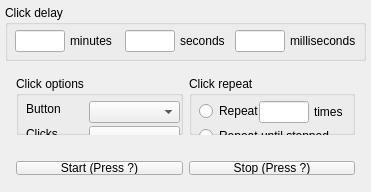
<?xml version="1.0" encoding="UTF-8"?>
<ui version="4.0">
 <class>AClicker</class>
 <widget class="QMainWindow" name="AClicker">
  <property name="geometry">
   <rect>
    <x>0</x>
    <y>0</y>
    <width>371</width>
    <height>192</height>
   </rect>
  </property>
  <property name="sizePolicy">
   <sizepolicy hsizetype="Preferred" vsizetype="Preferred">
    <horstretch>0</horstretch>
    <verstretch>0</verstretch>
   </sizepolicy>
  </property>
  <property name="windowTitle">
   <string>AClicker</string>
  </property>
  <widget class="QWidget" name="centralWidget">
   <widget class="QGroupBox" name="groupBoxClickDelay">
    <property name="geometry">
     <rect>
      <x>5</x>
      <y>5</y>
      <width>361</width>
      <height>56</height>
     </rect>
    </property>
    <property name="title">
     <string>Click delay</string>
    </property>
    <widget class="QLineEdit" name="lineEditMinutes">
     <property name="geometry">
      <rect>
       <x>10</x>
       <y>25</y>
       <width>50</width>
       <height>22</height>
      </rect>
     </property>
    </widget>
    <widget class="QLabel" name="labelMinutes">
     <property name="geometry">
      <rect>
       <x>65</x>
       <y>25</y>
       <width>49</width>
       <height>21</height>
      </rect>
     </property>
     <property name="text">
      <string>minutes</string>
     </property>
    </widget>
    <widget class="QLineEdit" name="lineEditSeconds">
     <property name="geometry">
      <rect>
       <x>120</x>
       <y>25</y>
       <width>50</width>
       <height>22</height>
      </rect>
     </property>
    </widget>
    <widget class="QLabel" name="labelSeconds">
     <property name="geometry">
      <rect>
       <x>175</x>
       <y>25</y>
       <width>49</width>
       <height>21</height>
      </rect>
     </property>
     <property name="text">
      <string>seconds</string>
     </property>
    </widget>
    <widget class="QLabel" name="labelMilliseconds">
     <property name="geometry">
      <rect>
       <x>285</x>
       <y>25</y>
       <width>71</width>
       <height>21</height>
      </rect>
     </property>
     <property name="text">
      <string>milliseconds</string>
     </property>
    </widget>
    <widget class="QLineEdit" name="lineEditMilliseconds">
     <property name="geometry">
      <rect>
       <x>230</x>
       <y>25</y>
       <width>50</width>
       <height>22</height>
      </rect>
     </property>
    </widget>
   </widget>
   <widget class="QWidget" name="horizontalLayoutWidget">
    <property name="geometry">
     <rect>
      <x>5</x>
      <y>65</y>
      <width>361</width>
      <height>81</height>
     </rect>
    </property>
    <layout class="QHBoxLayout" name="horizontalLayoutSettings1">
     <item>
      <widget class="QGroupBox" name="groupBoxClickOptions">
       <property name="title">
        <string>Click options</string>
       </property>
       <widget class="QLabel" name="labelClickButton">
        <property name="geometry">
         <rect>
          <x>10</x>
          <y>25</y>
          <width>49</width>
          <height>16</height>
         </rect>
        </property>
        <property name="text">
         <string>Button</string>
        </property>
       </widget>
       <widget class="QLabel" name="labelClicks">
        <property name="geometry">
         <rect>
          <x>10</x>
          <y>50</y>
          <width>49</width>
          <height>16</height>
         </rect>
        </property>
        <property name="text">
         <string>Clicks</string>
        </property>
       </widget>
       <widget class="QComboBox" name="comboBoxClick">
        <property name="geometry">
         <rect>
          <x>73</x>
          <y>50</y>
          <width>91</width>
          <height>22</height>
         </rect>
        </property>
       </widget>
       <widget class="QComboBox" name="comboBoxClickButton">
        <property name="geometry">
         <rect>
          <x>73</x>
          <y>25</y>
          <width>91</width>
          <height>22</height>
         </rect>
        </property>
       </widget>
      </widget>
     </item>
     <item>
      <widget class="QGroupBox" name="groupBoxClickRepeat">
       <property name="title">
        <string>Click repeat</string>
       </property>
       <widget class="QRadioButton" name="radioButtonRepeatTimes">
        <property name="geometry">
         <rect>
          <x>10</x>
          <y>25</y>
          <width>89</width>
          <height>20</height>
         </rect>
        </property>
        <property name="text">
         <string>Repeat</string>
        </property>
       </widget>
       <widget class="QLineEdit" name="lineEditRepeatTimes">
        <property name="geometry">
         <rect>
          <x>70</x>
          <y>25</y>
          <width>50</width>
          <height>22</height>
         </rect>
        </property>
       </widget>
       <widget class="QLabel" name="labelRepeatTimes">
        <property name="geometry">
         <rect>
          <x>125</x>
          <y>25</y>
          <width>41</width>
          <height>21</height>
         </rect>
        </property>
        <property name="text">
         <string>times</string>
        </property>
       </widget>
       <widget class="QRadioButton" name="radioButtonRepeatInf">
        <property name="geometry">
         <rect>
          <x>10</x>
          <y>50</y>
          <width>161</width>
          <height>20</height>
         </rect>
        </property>
        <property name="text">
         <string>Repeat until stopped</string>
        </property>
       </widget>
      </widget>
     </item>
    </layout>
   </widget>
   <widget class="QWidget" name="horizontalLayoutWidget_2">
    <property name="geometry">
     <rect>
      <x>5</x>
      <y>150</y>
      <width>361</width>
      <height>36</height>
     </rect>
    </property>
    <layout class="QHBoxLayout" name="horizontalLayoutStartStop" stretch="0,0">
     <property name="spacing">
      <number>6</number>
     </property>
     <property name="sizeConstraint">
      <enum>QLayout::SetNoConstraint</enum>
     </property>
     <item>
      <widget class="QPushButton" name="pushButtonStart">
       <property name="enabled">
        <bool>true</bool>
       </property>
       <property name="sizePolicy">
        <sizepolicy hsizetype="Preferred" vsizetype="Preferred">
         <horstretch>0</horstretch>
         <verstretch>0</verstretch>
        </sizepolicy>
       </property>
       <property name="text">
        <string>Start (Press ?)</string>
       </property>
      </widget>
     </item>
     <item>
      <widget class="QPushButton" name="pushButtonStop">
       <property name="sizePolicy">
        <sizepolicy hsizetype="Preferred" vsizetype="Preferred">
         <horstretch>0</horstretch>
         <verstretch>0</verstretch>
        </sizepolicy>
       </property>
       <property name="text">
        <string>Stop (Press ?)</string>
       </property>
      </widget>
     </item>
    </layout>
   </widget>
  </widget>
  <action name="actionHotkeys">
   <property name="text">
    <string>Hotkeys</string>
   </property>
  </action>
 </widget>
 <layoutdefault spacing="6" margin="11"/>
 <tabstops>
  <tabstop>lineEditMinutes</tabstop>
  <tabstop>lineEditSeconds</tabstop>
  <tabstop>lineEditMilliseconds</tabstop>
 </tabstops>
 <resources>
  <include location="AClicker.qrc"/>
 </resources>
 <connections/>
</ui>
